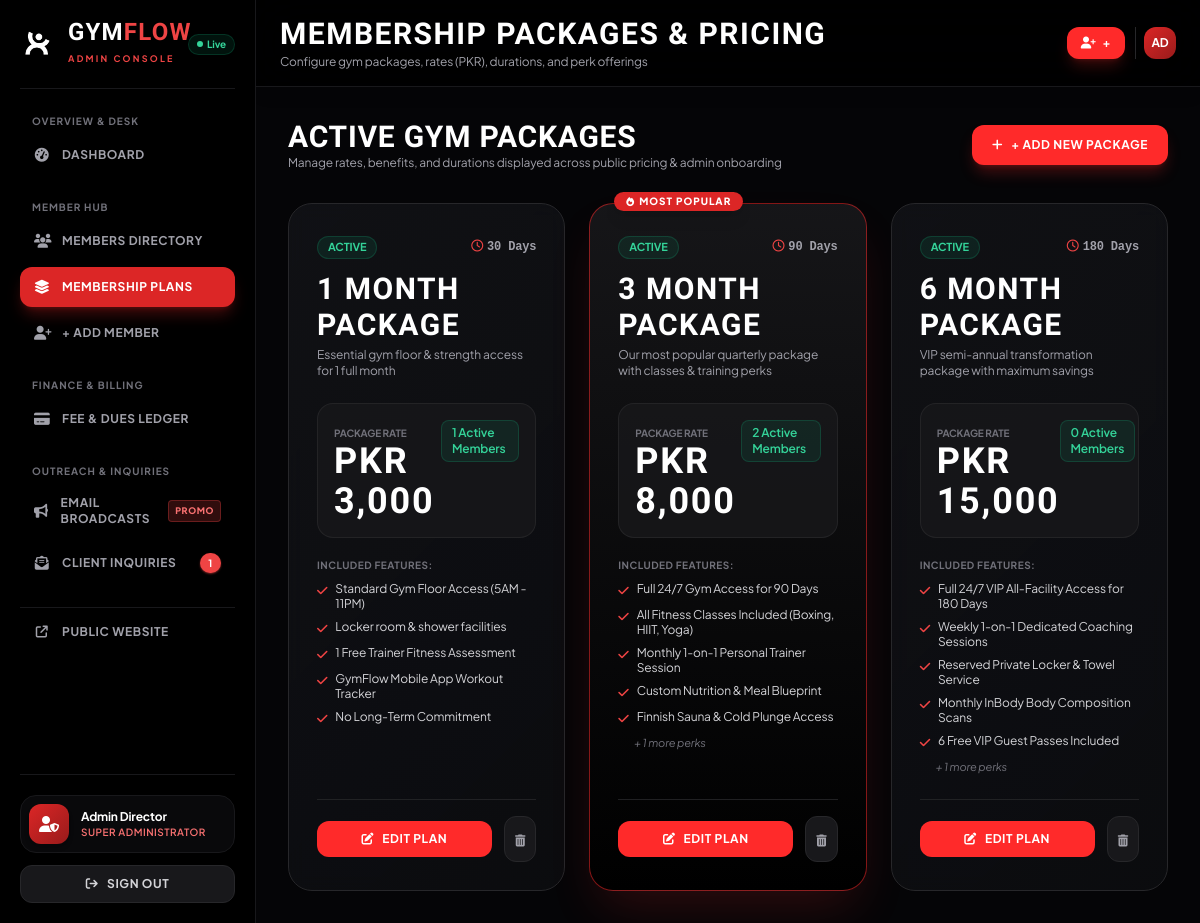
The page /admin/plans.php (signed in) on the database its author committed.
### tables this page shows
CREATE TABLE IF NOT EXISTS `membership_plans` (
    `id` INT AUTO_INCREMENT PRIMARY KEY,
    `name` VARCHAR(100) NOT NULL,
    `slug` VARCHAR(100) NOT NULL UNIQUE,
    `description` TEXT NULL,
    `price` DECIMAL(10, 2) NOT NULL,
    `duration_days` INT NOT NULL DEFAULT 30,
    `features` TEXT NULL,  
    `is_popular` TINYINT(1) DEFAULT 0,
    `status` ENUM('active', 'inactive') DEFAULT 'active',
    `created_at` TIMESTAMP DEFAULT CURRENT_TIMESTAMP
);

### config/app.php (called while the page is built, shortened)
<?php
function getRootPrefix(): string {
    $projectRoot = str_replace('\\', '/', realpath(dirname(__DIR__)) ?: dirname(__DIR__));
    $scriptFilename = $_SERVER['SCRIPT_FILENAME'] ?? '';
    if ($scriptFilename) {
        $currentScriptDir = str_replace('\\', '/', realpath(dirname($scriptFilename)) ?: dirname($scriptFilename));
        $pRootLower = strtolower(rtrim($projectRoot, '/'));
        $cDirLower = strtolower(rtrim($currentScriptDir, '/'));
        if (strpos($cDirLower, $pRootLower) === 0) {
            $sub = trim(substr($currentScriptDir, strlen($projectRoot)), '/\\');
            if ($sub !== '') {
                $parts = array_filter(explode('/', str_replace('\\', '/', $sub)));
                return str_repeat('../', count($parts));
            }
            return '';
        }
    }
    $script = str_replace('\\', '/', $_SERVER['SCRIPT_NAME'] ?? '');
    $dir = trim(dirname($script), '/\\');
    $parts = array_filter(explode('/', $dir));
    return str_repeat('../', count($parts));
}
function asset($path = ''): string {
    $path = ltrim($path, '/');
    $prefix = getRootPrefix();
    return $prefix . 'assets/' . $path;
}

### admin/plans.php (the view, shortened to what this page needs)
<?php
require_once __DIR__ . '/../config/app.php';
$plans = [];
try {
    $db = getDB();
    $stmtPlans = $db->query("
        SELECT mp.*,
               COUNT(m.id) AS total_subscribers,
               SUM(CASE WHEN m.status = 'active' THEN 1 ELSE 0 END) AS active_subscribers
        FROM membership_plans mp
        LEFT JOIN memberships m ON mp.id = m.plan_id
        GROUP BY mp.id
        ORDER BY mp.duration_days ASC
    ");
    $plans = $stmtPlans->fetchAll();
} catch (Exception $e) {
    $error = "Database Error: " . $e->getMessage();
}
?>
<!DOCTYPE html>
<html lang="en" class="scroll-smooth">
<head>
    <script src="https://cdn.tailwindcss.com"></script>
    <link rel="stylesheet" href="https://cdnjs.cloudflare.com/ajax/libs/font-awesome/6.5.1/css/all.min.php" />
    <link rel="stylesheet" href="https://cdnjs.cloudflare.com/ajax/libs/font-awesome/6.5.1/css/all.min.css">
    <link rel="stylesheet" href="<?= asset('css/style.css') ?>">
</head>
<body class="bg-[#050507] text-zinc-100 min-h-screen flex flex-col md:flex-row antialiased">
    <?php require_once __DIR__ . '/../components/admin-sidebar.php'; ?>
    <div class="flex-1 flex flex-col min-w-0">
        <?php
        require_once __DIR__ . '/../components/admin-header.php';
        ?>
        <main class="p-4 sm:p-6 lg:p-8 pb-24 md:pb-8 space-y-6 sm:space-y-8 flex-grow min-w-0">
            <div class="flex flex-col sm:flex-row items-start sm:items-center justify-between gap-4">
                <div>
                    <h2 class="font-heading text-3xl font-bold text-white uppercase tracking-wide">Active Gym Packages</h2>
                    <p class="text-xs text-zinc-400">Manage rates, benefits, and durations displayed across public pricing & admin onboarding</p>
                </div>
                <button type="button" onclick="openCreateModal()" class="btn-primary text-xs uppercase font-bold tracking-wider px-5 py-3 rounded-xl flex items-center gap-2 shadow-lg shadow-red-600/30">
                    <i class="fa-solid fa-plus"></i>
                    <span>+ Add New Package</span>
                </button>
            </div>
            <div class="grid grid-cols-1 md:grid-cols-2 lg:grid-cols-3 gap-6">
                <?php foreach ($plans as $p):
                    $featuresArray = json_decode($p['features'] ?? '[]', true) ?: [];
                    $isPop = (bool)$p['is_popular'];
                ?>
                    <div class="glass-card rounded-3xl p-6 sm:p-7 border <?= $isPop ? 'border-red-600/60 shadow-2xl shadow-red-600/20 bg-gradient-to-b from-zinc-900/90 to-black' : 'border-zinc-800' ?> flex flex-col justify-between relative group hover:border-zinc-700 transition-all">
                        <?php if ($isPop): ?>
                            <div class="absolute -top-3 left-6 bg-red-600 text-white text-[10px] font-extrabold uppercase tracking-widest px-3 py-0.5 rounded-full shadow-lg flex items-center gap-1">
                                <i class="fa-solid fa-fire text-[9px]"></i>
                                <span>Most Popular</span>
                            </div>
                        <?php endif; ?>
                        <div>
                            <div class="flex items-center justify-between mt-1">
                                <span class="text-[11px] font-bold px-2.5 py-0.5 rounded-full <?= ($p['status'] ?? 'active') === 'active' ? 'bg-emerald-500/10 text-emerald-400 border border-emerald-500/20' : 'bg-zinc-800 text-zinc-500' ?>">
                                    <?= strtoupper($p['status'] ?? 'active') ?>
                                </span>
                                <span class="text-xs text-zinc-400 font-mono font-semibold">
                                    <i class="fa-regular fa-clock mr-1 text-red-500"></i><?= (int)$p['duration_days'] ?> Days
                                </span>
                            </div>
                            <h3 class="font-heading text-3xl font-bold text-white uppercase mt-3"><?= htmlspecialchars($p['name']) ?></h3>
                            <p class="text-xs text-zinc-400 mt-1 min-h-[36px]"><?= htmlspecialchars($p['description'] ?? 'Standard gym membership package') ?></p>
                            <div class="my-5 p-4 rounded-2xl bg-zinc-900/80 border border-zinc-800/80 flex items-baseline justify-between">
                                <div>
                                    <span class="text-[10px] uppercase font-bold text-zinc-500 block">Package Rate</span>
                                    <span class="font-heading text-4xl font-extrabold text-white">PKR <?= number_format((float)$p['price']) ?></span>
                                </div>
                                <span class="text-xs text-emerald-400 font-semibold bg-emerald-500/10 px-2.5 py-1 rounded-lg border border-emerald-500/20">
                                    <?= (int)$p['active_subscribers'] ?> Active Members
                                </span>
                            </div>
                            <div class="space-y-2 mb-6">
                                <span class="text-[10px] uppercase tracking-wider font-bold text-zinc-500 block">Included Features:</span>
                                <ul class="space-y-2 text-xs text-zinc-300">
                                    <?php foreach (array_slice($featuresArray, 0, 5) as $f): ?>
                                        <li class="flex items-start gap-2">
                                            <i class="fa-solid fa-check text-red-500 text-xs mt-0.5 shrink-0"></i>
                                            <span class="leading-tight"><?= htmlspecialchars($f) ?></span>
                                        </li>
                                    <?php endforeach; ?>
                                    <?php if (count($featuresArray) > 5): ?>
                                        <li class="text-[11px] text-zinc-500 italic pl-4">+ <?= count($featuresArray) - 5 ?> more perks</li>
                                    <?php endif; ?>
                                </ul>
                            </div>
                        </div>
                        <div class="pt-4 border-t border-zinc-800/80 flex items-center gap-3">
                            <button type="button"
                                    onclick='openEditModal(<?= json_encode($p) ?>)'
                                    class="flex-1 btn-primary text-xs uppercase font-bold tracking-wider py-2.5 rounded-xl flex items-center justify-center gap-2">
                                <i class="fa-solid fa-pen-to-square"></i>
                                <span>Edit Plan</span>
                            </button>
                            <form method="POST" onsubmit="return confirm('Are you sure you want to remove or archive this plan?');" class="inline">
                                <button type="submit" class="p-2.5 rounded-xl bg-zinc-900 border border-zinc-800 text-zinc-400 hover:text-red-400 hover:border-red-900 transition-colors" title="Delete or Archive Plan">
                                    <i class="fa-solid fa-trash-can text-xs"></i>
                                </button>
                            </form>
                        </div>
                    </div>
                <?php endforeach; ?>
            </div>
        </main>
    </div>
</body>
</html>

### assets/css/style.css (style rules this page uses)
:root { --color-pure-black: #000000; --color-dark-bg: #070708; --color-dark-surface: #0f1013; --color-dark-card: #15161b; --color-brand-red: #ff2a2a; --color-brand-red-hover: #e01f1f; --color-brand-glow: rgba(255, 42, 42, 0.4); --color-border: #22252c; --font-heading: 'Teko', sans-serif; --font-sans: 'Plus Jakarta Sans', sans-serif; }
body { background-color: var(--color-pure-black); color: #f3f4f6; font-family: var(--font-sans); overflow-x: hidden; letter-spacing: -0.01em; }
h1, h2, h3, .font-heading { font-family: var(--font-heading); letter-spacing: 0.05em; text-transform: uppercase; }
.glass-card { background: linear-gradient(135deg, rgba(21, 22, 27, 0.7) 0%, rgba(12, 13, 16, 0.9) 100%); backdrop-filter: blur(10px); border: 1px solid var(--color-border); }
.btn-primary { background: var(--color-brand-red); color: #ffffff; font-weight: 700; transition: all 0.25s cubic-bezier(0.4, 0, 0.2, 1); position: relative; overflow: hidden; }

### rows shown on the page
membership_plans: status "ACTIVE", duration_days "30", name "1 MONTH PACKAGE", description "Essential gym floor & strength access for 1 full month", price "3,000", active_subscribers "1", features "Standard Gym Floor Access (5AM - 11PM)", features "Locker room & shower facilities", features "1 Free Trainer Fitness Assessment", features "GymFlow Mobile App Workout Tracker", features "No Long-Term Commitment"
membership_plans: is_popular 1 (drawn), status "ACTIVE", duration_days "90", name "3 MONTH PACKAGE", description "Our most popular quarterly package with classes & training perks", price "8,000", active_subscribers "2", features "Full 24/7 Gym Access for 90 Days", features "All Fitness Classes Included (Boxing, HIIT, Yoga)", features "Monthly 1-on-1 Personal Trainer Session", features "Custom Nutrition & Meal Blueprint", features "Finnish Sauna & Cold Plunge Access", count($featuresArray)-5 "1"
membership_plans: status "ACTIVE", duration_days "180", name "6 MONTH PACKAGE", description "VIP semi-annual transformation package with maximum savings", price "15,000", active_subscribers "0", features "Full 24/7 VIP All-Facility Access for 180 Days", features "Weekly 1-on-1 Dedicated Coaching Sessions", features "Reserved Private Locker & Towel Service", features "Monthly InBody Body Composition Scans", features "6 Free VIP Guest Passes Included", count($featuresArray)-5 "1"

### other values the page prints
$unreadMsgCount "1"
$currentUser['name'] "Admin Director"
$headerTitle "MEMBERSHIP PACKAGES & PRICING"
substr($currentUser['name'] ?? 'AD', 0, 2) "AD"
